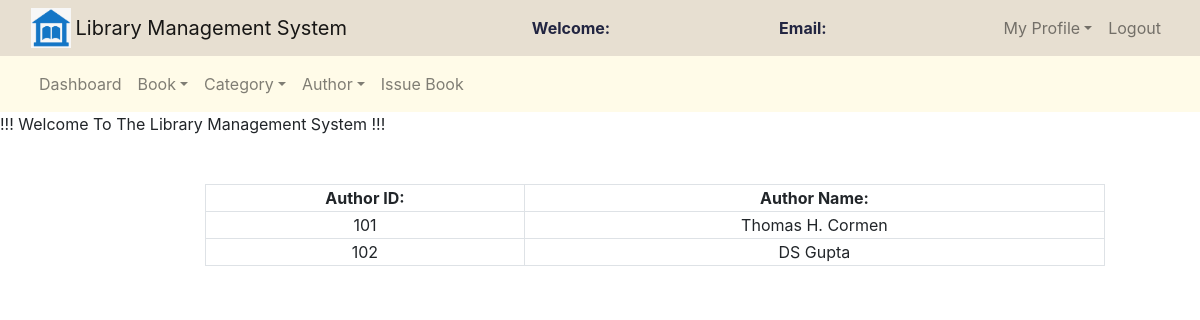
/admin/bookauth.php, run on the app's committed database.
### tables this page shows
CREATE TABLE `authors` (
  `author_id` int(11) NOT NULL,
  `author_name` varchar(250) NOT NULL
);

### admin/bookauth.php (the view, shortened to what this page needs)
<?php
	require('functions.php');
	$query = "select * from authors";
?>
<!DOCTYPE html>
<html>
<head>
	<link rel="stylesheet" type="text/css" href="../bootstrap-4.4.1/css/bootstrap.min.css">
</head>
<body>
	<nav class="navbar navbar-expand-lg navbar-light" style="background-color: #E7DFD1;">
		<div class="container-fluid">
			<div class="navbar-header">
				<img src="./images/symbol.png" width="40" height="40" class="d-inline-block align-top" alt="">
				<a class="navbar-brand" href="admin_dashboard.php">Library Management System</a>
			</div>
			<font style="color: #222541"><span><strong>Welcome: <?php echo $_SESSION['name'];?></strong></span></font>
			<font style="color: #222541"><span><strong>Email: <?php echo $_SESSION['email'];?></strong></span></font>
			<ul class="nav navbar-nav navbar-right">
				<li class="nav-item dropdown">
					<a class="nav-link dropdown-toggle" data-toggle="dropdown">My Profile</a>
				</li>
				<li class="nav-item"><a class="nav-link" href="../logout.php">Logout</a></li>
			</ul>
		</div>
	</nav>
	<nav class="navbar navbar-expand-lg navbar-light" style="background-color: #fffbe8">
		<div class="container-fluid">
			<ul class="nav navbar-nav navbar-center">
				<li class="nav-item">
					<a href="admin_dashboard.php" class="nav-link">Dashboard</a>
				</li>
				<li class="nav-item dropdown">
					<a class="nav-link dropdown-toggle" data-toggle="dropdown">Book</a>
				</li>
				<li class="nav-item dropdown">
					<a class="nav-link dropdown-toggle" data-toggle="dropdown">Category</a>
				</li>
				<li class="nav-item dropdown">
					<a class="nav-link dropdown-toggle" data-toggle="dropdown">Author</a>
				</li>
				<li class="nav-item">
					<a href="issue_book.php" class="nav-link">Issue Book</a>
				</li>
			</ul>
		</div>
	</nav>
<span><marquee>!!! Welcome To The Library Management System !!!</marquee></span><br><br>
<div class="row">
	<div class="col-md-2"></div>
	<div class="col-md-8">
		<form>
			<table class="table-bordered" width="900px" style="text-align: center">
				<tr>
					<th>Author ID:</th>
					<th>Author Name:</th>
				</tr>
				<?php
					$query_run = mysqli_query($connection,$query);
					while($row = mysqli_fetch_assoc($query_run)){
				?>
						<tr>
							<td><?php echo htmlspecialchars($row['author_id']);?></td>
							<td><?php echo htmlspecialchars($row['author_name']);?></td>
						</tr>
						<?php
					}
				?>
			</table>
		</form>
	</div>
	<div class="col-md-2"></div>
</div>
</body>
</html>

### data on the page
authors: author_id "101", author_name "Thomas H. Cormen"
authors: author_id "102", author_name "DS Gupta"
